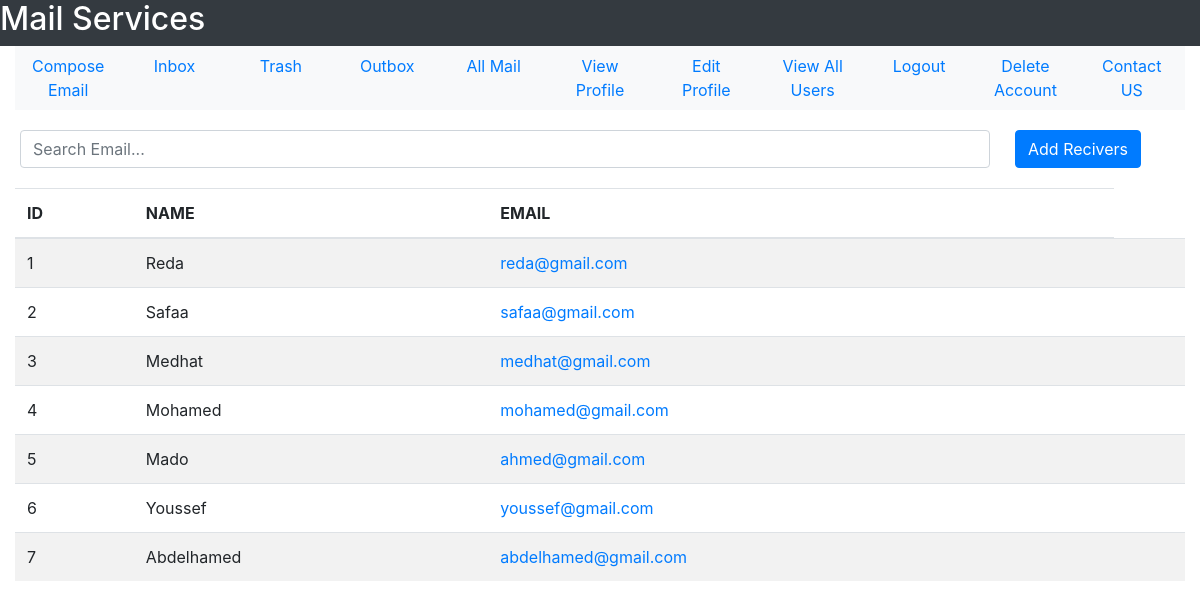
The app's page /All-Users, older data.
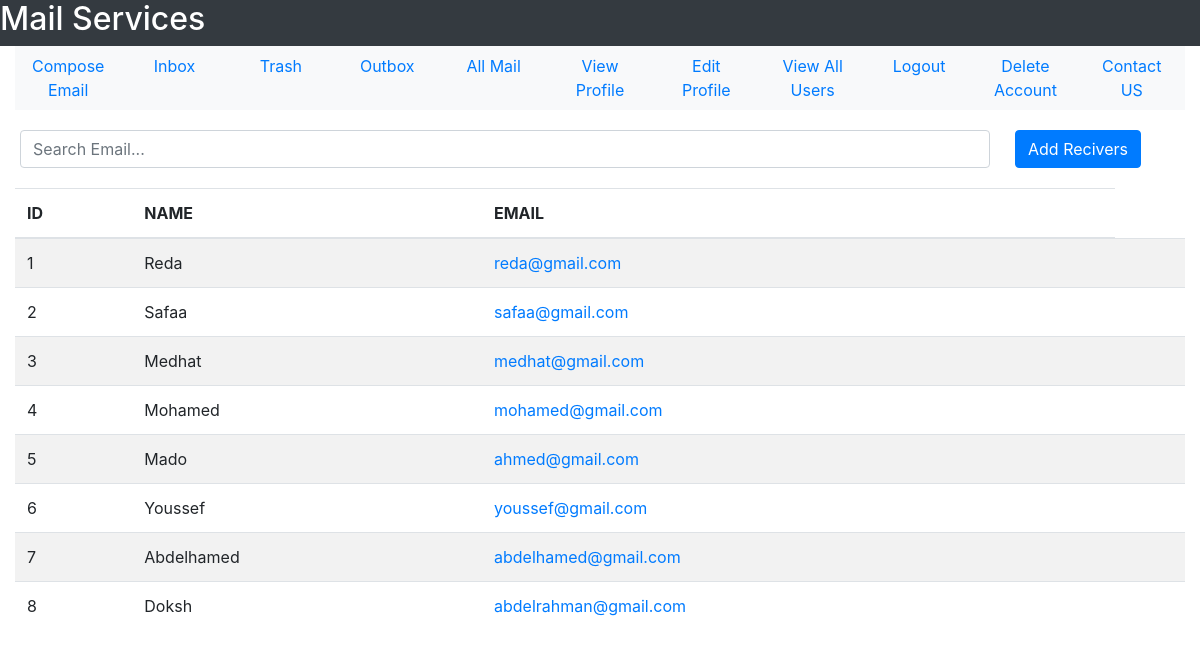
The same page, newer data.
### tables this page shows
CREATE TABLE user(user_id INTEGER PRIMARY KEY, user_name TEXT NOT NULL, user_email TEXT NOT NULL, user_password TEXT  NOT NULL, user_gender TEXT NOT NULL, user_date_of_birth TEXT NOT NULL, user_city TEXT NOT NULL, user_country TEXT NOT NULL, user_contact INTEGER, user_account_creation_date TEXT NOT NULL, user_active INTEGER DEFAULT 0 CHECK(user_active == 1 OR user_active == 0), UNIQUE(user_email));

### User/User_Profile/user.py (the view)
@user_profile_bp.route('/All-Users')
def view_all_users():
    sqlite_connection = sqlite3.connect('Mail_DB.db')
    select_allusers_query = """SELECT user_id , user_name, user_email FROM user;"""
    allUsers = sqlite_connection.execute(select_allusers_query).fetchall()
    sqlite_connection.close()
    return render_template("User_Profile/allUsers.html", allUsers = allUsers)

### User/User_Profile/templates/User_Profile/allUsers.html (shortened to what this page needs)
<!DOCTYPE html>
<html lang = "en">
    <head>
        <link rel="stylesheet" href="https://maxcdn.bootstrapcdn.com/bootstrap/4.5.2/css/bootstrap.min.css">
    </head>
    <body>
        <div class = "container-fluid">
        <div class = "row bg-dark text-white">
            <h2>Mail Services</h2>
        </div>
        <div>
            <ul class = "nav nav-justified bg-light">
                <li class = 'nav-item'>
                    <a href = "{{url_for('user_mail_bp.compose_email')}}" class = 'nav-link'>Compose Email</a>
                </li>
                <li class = 'nav-item'>
                    <a href = "{{url_for('user_mail_bp.see_inbox')}}" class = 'nav-link'>Inbox</a>
                </li>
                <li class = 'nav-item'>
                    <a href = "{{url_for('user_mail_bp.trash')}}" class = 'nav-link'>Trash</a>
                </li>
                <li class = 'nav-item'>
                    <a href = "{{url_for('user_mail_bp.see_outbox')}}" class = 'nav-link'>Outbox</a>
                </li>
                <li class = 'nav-item'>
                    <a href = "{{url_for('user_mail_bp.see_all_mail')}}" class = 'nav-link'>All Mail</a>
                </li>
                <li class = 'nav-item'>
                    <a href = "{{url_for('user_profile_bp.view_profile')}}" class = 'nav-link'>View Profile</a>
                </li>
                <li class = 'nav-item'>
                    <a href = "{{url_for('user_profile_bp.edit_profile_form')}}" class = 'nav-link'>Edit Profile</a>
                </li>
                <li class = 'nav-item'>
                    <a href = "{{url_for('user_profile_bp.view_all_users')}}" class = 'nav-link'>View All Users</a>
                </li>
                <li class = 'nav-item'>
                    <a href = "{{url_for('user_profile_bp.logout')}}" class = 'nav-link'>Logout</a>
                </li>
                <li class = 'nav-item'>
                    <a href = "{{url_for('user_profile_bp.delete_account')}}" class = 'nav-link'>Delete Account</a>
                </li>
                <li class = 'nav-item'>
                    <a href = '#' class = 'nav-link'>Contact US</a>
                </li>
            </ul>
        </div>
        <div class = "row">
            <div class = "col-10">
                <input type = "text" class = "form-control" id = "userInput" placeholder = "Search Email..." style = "margin-top: 20px;margin-bottom: 20px;">
            </div>
            <div class = "col-2">
                <button class = "btn btn-primary" id = "addReceiversButton" style = "margin-top: 20px;">Add Recivers</button>
            </div>
        </div>
        <table class = "table table-striped">
            <thead>
            <tr>
                <th>ID</th>
                <th>NAME</th>
                <th>EMAIL</th>
            </tr>
            </thead>
            <tbody>
            {%for user in allUsers:%}
                <tr id = "row">
                    <td id = "userID">{{user[0]}}</td>
                    <td id = "userName">{{user[1]}}</td>
                    <td><a id = "userMail" href = "{{url_for('user_mail_bp.compose_to_email', user_mail = user[2])}}">{{user[2]}}</a></td>
                    <td><button class = "btn btn-primary btn-sm" id = "addBtns" style = "display: none;">Add</button></td>
                </tr>
            {%endfor%}
            </tbody>
        </table>
        <div>
        <table style = "height: 100px;">
            <tr>
                <td>
                </td>
                <td>
                </td>
                <td>
                </td>
                <td>
                </td>
                </tr>
        </table>
        </div>
        </div>
    </body>
    </html>

Row changes from the older to the newer data that the page shows:
added user: user_id "8", user_name "Doksh", user_email "abdelrahman@gmail.com"
